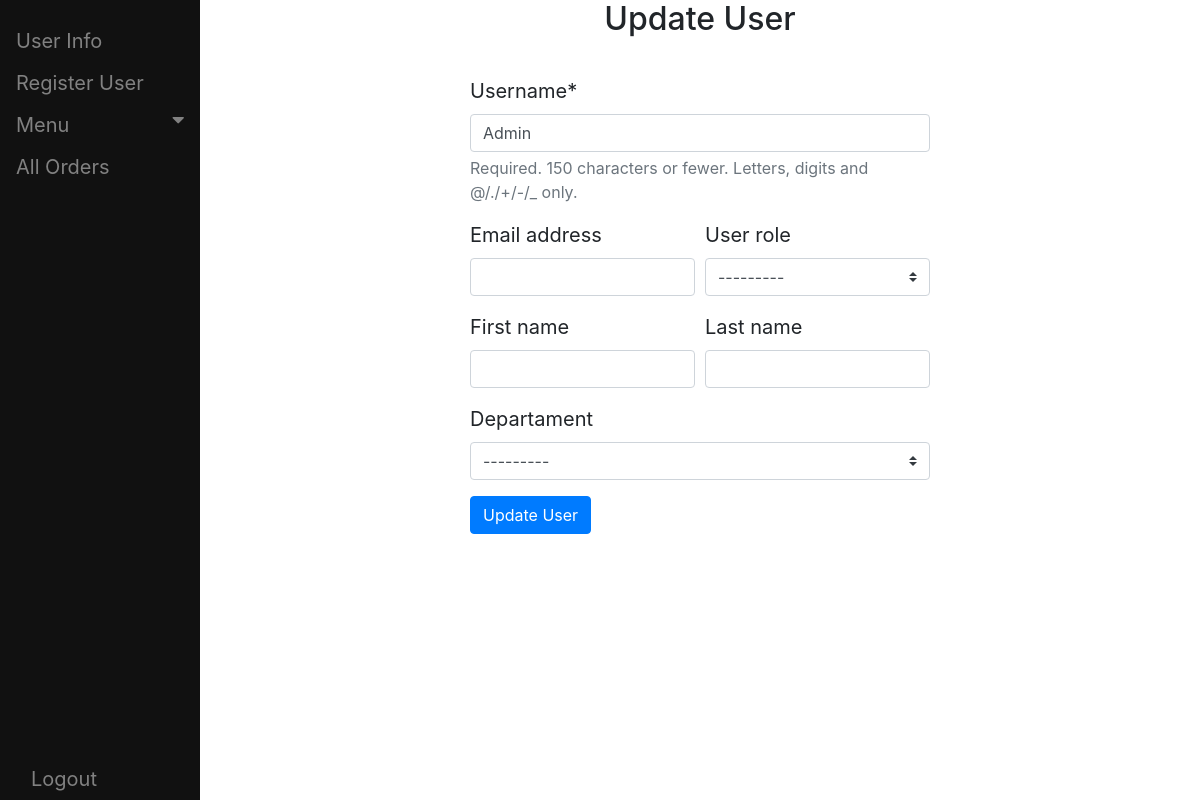
Screenshot of /users/update_users/1 (signed in) with the database file from the repository.
### users/models.py (models this page shows)
class CustomUser(AbstractUser):
    money =models.DecimalField(decimal_places=2, max_digits=20, default=5, blank=True, null=True)
    user_role = models.ForeignKey(UserRole, on_delete=DO_NOTHING, blank=True, null=True)
    Departament = models.ForeignKey(Departament, on_delete=DO_NOTHING, blank=True, null=True)

class Departament(models.Model):
    Departament = models.CharField(max_length=128, blank=True, null=True)
    def __str__(self):
        return self.Departament

### users/views.py (the view)
# urls.py: path('update_users/<int:pk>', updateUsers, name='update-users'),
def updateUsers(request, pk):
 if request.user.is_superuser:
        all_users = CustomUser.objects.get(id=pk)
        form = CustomerUserUpdateForm(instance=all_users)
        if request.method == 'POST':
            form = CustomerUserUpdateForm(request.POST, instance=all_users)
            if form.is_valid():
                form.save()
                return redirect('/users/user_info')
        context = {'form': form}
        return render(request, 'users/update_users.html', context)

### users/forms.py
class CustomerUserUpdateForm(forms.ModelForm):
    class Meta:
        model = CustomUser
        fields = ['username', 'first_name', 'last_name', 'email', 'user_role','Departament']
    def __init__(self, *args, **kwargs):
        super().__init__(*args,**kwargs)
        self.helper = FormHelper()
        self.helper.form_method='post'
        self.helper.add_input(Submit('Update User','Update User'))
        self.helper.layout = Layout(
            Row(
                Column('username'),
            ),
            Row(
                Column('email'),
                Column('user_role')
            ),
            Row(
                Column('first_name'),
                Column('last_name')
            ),
            Row(
                Column('Departament'),
            ),
        )

### users/models.py (called while the page is built)
    def __str__(self):
        return self.name

### users/templates/users/update_users.html
{% extends 'users/base.html'%}
{% load crispy_forms_tags %}
{% block content %}
<div id="content" , name="content" , class="main">
    <div class="row justify-content-center">
        <div class="center">
            <div class="row justify-content-center"><h2>Update User</h2></div>
            <br>
            <div class="row justify-content-center">
                <div class="col-10">
                    {% crispy form %}
                </div>
            </div>
        </div>
    </div>
</div>
{% endblock %}

### users/templates/users/base.html (style rules this page uses)
body { font-family: "Lato", sans-serif; }
.main { margin-left: 200px; font-size: 20px; padding: 0px 10px; }

### rows the page displays
CustomUser: username "Admin", user_role "---------"
Departament: Departament "---------"
